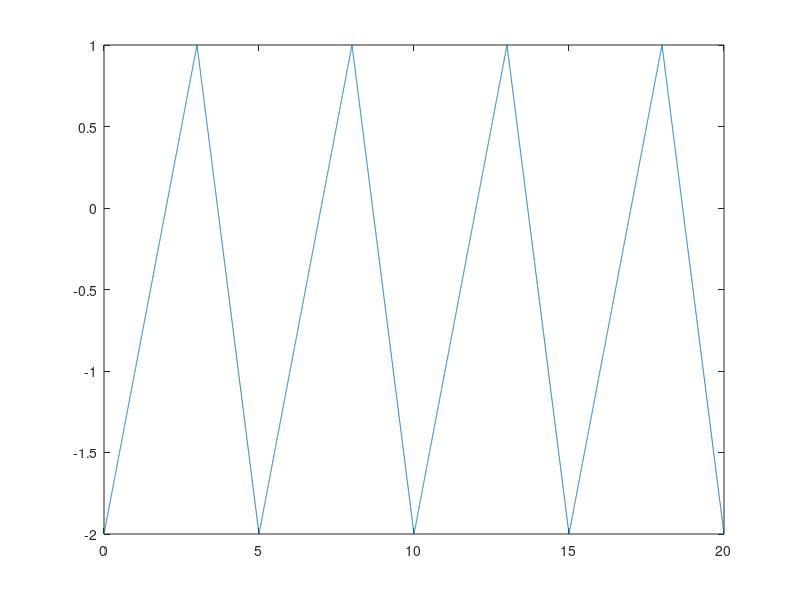

The MATLAB script that drew this image:
% Ex1
 Fs1=1000/2; % Cele trei frecvente cu ajutorul carora putem alege rezolutia
 Fs2= 1000/20; % 2ms, 20 ms sau 200 ms. 
 Fs3= 1000/200;
 Fs=Fs1; % Alegem una din cele trei rezolutii dorite
Per = 5; % Perioada semnalului tringhiular.
Max = 1; 
Min = -2;
Panta_poz= 1;
Panta_neg= -3/2; % Pentru a ajunge de la 1 la -2 in 2 secunde avem nevoie 
% de o panta de (-2-1)/2= -3/2
 
T=20;
  % Valoare aleasa pentru a putea vedea mai multe perioada. Poate fi
  % modificata dupa preferinte.
  
for i=1:Fs*T % Numarul de esantioane
    a= rem(i/Fs,Per);
    intreg=floor(T);
    fract=T-intreg; 
    a=a+fract; % Analog cu exercitiul precedent aflam in ce moment de timp
    % din perioada ne aflam.
   
    % Cu ajutorul formulei pantii si a momentului de timp in care este 
    % esantionul calculam  amplitudinea 

   if rem(i/Fs,Per) <= 3 % Folosind aceasi metoda ca la exercitiul precedent
   % Vrem sa vedem daca ne aflam in primele 3 secunde.( Partea cu panta pozitiva)
    s(i)= a-2;
  

    else s(i)=(-3/2)*(a-3)+1; % Pentru panta negativa
    end
end

t=1/Fs:1/Fs:T;
figure(1)
plot(t,s) % Afisarea semnalului


